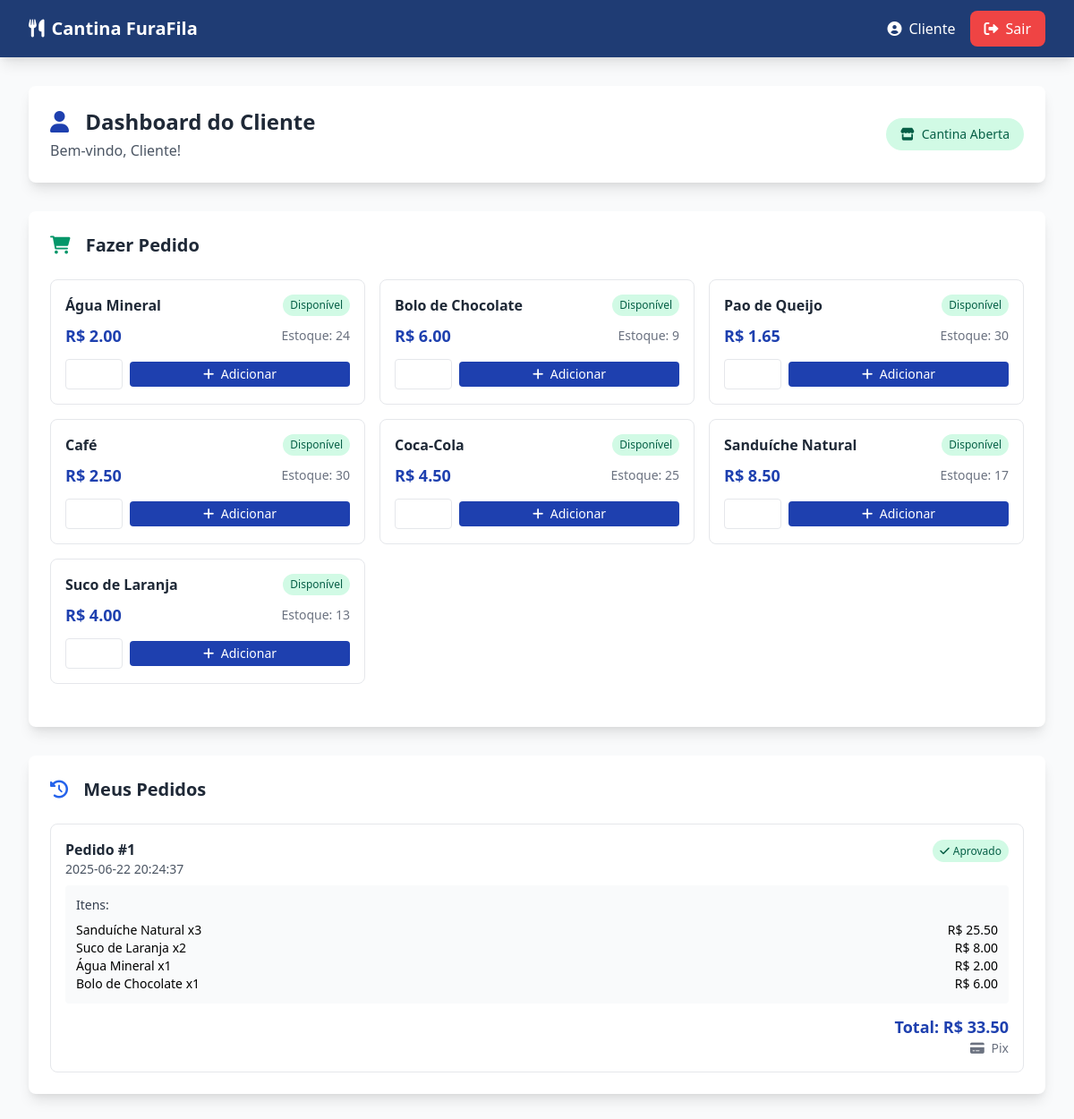
The page /dashboard/cliente (signed in) on the database its author committed.
### tables this page shows
CREATE TABLE usuarios (
                    id INTEGER PRIMARY KEY AUTOINCREMENT,
                    nome TEXT NOT NULL,
                    cpf TEXT UNIQUE NOT NULL,
                    email TEXT UNIQUE NOT NULL,
                    tipo TEXT NOT NULL,
                    senha TEXT NOT NULL,
                    matricula TEXT,
                    created_at TIMESTAMP DEFAULT CURRENT_TIMESTAMP
                );

CREATE TABLE itens (
                    id INTEGER PRIMARY KEY AUTOINCREMENT,
                    nome TEXT UNIQUE NOT NULL,
                    preco REAL NOT NULL,
                    quantidade INTEGER NOT NULL,
                    ativo BOOLEAN DEFAULT 1,
                    created_at TIMESTAMP DEFAULT CURRENT_TIMESTAMP
                );

CREATE TABLE pedidos (
                    id INTEGER PRIMARY KEY AUTOINCREMENT,
                    cliente_id INTEGER NOT NULL,
                    total REAL NOT NULL,
                    status TEXT DEFAULT 'pendente',
                    desconto_aplicado REAL DEFAULT 0,
                    metodo_pagamento TEXT NOT NULL,
                    created_at TIMESTAMP DEFAULT CURRENT_TIMESTAMP,
                    updated_at TIMESTAMP DEFAULT CURRENT_TIMESTAMP,
                    FOREIGN KEY (cliente_id) REFERENCES usuarios (id)
                );

CREATE TABLE pedido_itens (
                    id INTEGER PRIMARY KEY AUTOINCREMENT,
                    pedido_id INTEGER NOT NULL,
                    item_id INTEGER,
                    item_nome TEXT NOT NULL,
                    quantidade INTEGER NOT NULL,
                    preco_unitario REAL NOT NULL,
                    FOREIGN KEY (pedido_id) REFERENCES pedidos (id),
                    FOREIGN KEY (item_id) REFERENCES itens (id)
                );

### routes/dashboard_routes.py (the view)
        def wrapper(*args, **kwargs):
            if 'user_id' not in session:
                return redirect(url_for('auth.login'))
            if user_types and session.get('user_type') not in user_types:
                return redirect(url_for('auth.login'))
            return f(*args, **kwargs)

### database/dao/configuracao_dao.py (called while the page is built)
    def get_configuracao(self, chave):
        try:
            result = self.db_manager.execute_with_retry(
                'SELECT valor FROM configuracoes WHERE chave = ?',
                (chave,),
                fetch_one=True
            )
            return result['valor'] if result else None
        except Exception:
            return None

    def get_status_cantina(self):
        try:
            status = self.get_configuracao('cantina_status')
            return status == 'aberta'
        except Exception:
            return False

### database/dao/item_dao.py (called while the page is built)
    def listar_ativos(self):
        try:
            itens_raw = self.db_manager.execute_with_retry(
                'SELECT * FROM itens WHERE ativo = 1 ORDER BY id',
                fetch_all=True
            )
            return [dict(row) for row in itens_raw]
        except Exception:
            return []

### database/dao/pedido_dao.py (called while the page is built)
    def buscar_pedidos_cliente(self, cliente_id):
        try:
            pedidos_raw = self.db_manager.execute_with_retry('''
                SELECT p.*, u.nome as cliente_nome
                FROM pedidos p
                JOIN usuarios u ON p.cliente_id = u.id
                WHERE p.cliente_id = ?
                ORDER BY p.created_at DESC
            ''', (cliente_id,), fetch_all=True)
            pedidos = []
            for pedido_row in pedidos_raw:
                pedido = dict(pedido_row)
                itens = self.buscar_itens_pedido(pedido['id'])
                pedido['itens'] = itens
                pedidos.append(pedido)
            return pedidos
        except Exception:
            return []

    def buscar_itens_pedido(self, pedido_id):
        try:
            itens_raw = self.db_manager.execute_with_retry('''
                SELECT pi.*,
                       COALESCE(i.nome, pi.item_nome) as item_nome_atual,
                       CASE WHEN i.id IS NULL THEN 1 ELSE 0 END as item_removido
                FROM pedido_itens pi
                LEFT JOIN itens i ON pi.item_id = i.id
                WHERE pi.pedido_id = ?
            ''', (pedido_id,), fetch_all=True)
            return [dict(row) for row in itens_raw]
        except Exception:
            return []

### models/cantina.py (called while the page is built)
    def get_status(self):
        return self.config_dao.get_status_cantina()

    def get_cardapio(self):
        return self.item_dao.listar_ativos()

### templates/dashboard_cliente.html (shortened to what this page needs)
{% extends "base.html" %}
{% block content %}
<div x-data="clienteDashboard()" class="space-y-8">
    <div class="bg-white rounded-lg shadow-lg p-6">
        <div class="flex items-center justify-between">
            <div>
                <h1 class="text-2xl font-bold text-gray-800">
                    {% if user_data.tipo == 'estudante' %}
                        <i class="fas fa-graduation-cap text-blue-600 mr-3"></i>
                        Dashboard do Estudante
                    {% else %}
                        <i class="fas fa-user text-blue-800 mr-3"></i>
                        Dashboard do Cliente
                    {% endif %}
                </h1>
                <p class="text-gray-600 mt-1">Bem-vindo, {{ user_data.nome }}!</p>
            </div>
            <div>
                {% if status_cantina %}
                    <span class="inline-flex items-center px-4 py-2 rounded-full text-sm font-medium bg-green-100 text-green-800">
                        <i class="fas fa-store mr-2"></i>
                        Cantina Aberta
                    </span>
                {% else %}
                    <span class="inline-flex items-center px-4 py-2 rounded-full text-sm font-medium bg-red-100 text-red-800">
                        <i class="fas fa-store-slash mr-2"></i>
                        Cantina Fechada
                    </span>
                {% endif %}
            </div>
        </div>
    </div>
    {% if status_cantina %}
        <div class="bg-white rounded-lg shadow-lg p-6">
            <h2 class="text-xl font-bold text-gray-800 mb-6">
                <i class="fas fa-shopping-cart text-green-600 mr-3"></i>
                Fazer Pedido
            </h2>
            <div class="grid grid-cols-1 md:grid-cols-2 lg:grid-cols-3 gap-4 mb-6">
                {% for item in cardapio %}
                    <div class="border rounded-lg p-4 {% if item.quantidade == 0 %}opacity-50{% endif %}">
                        <div class="flex justify-between items-start mb-2">
                            <h3 class="font-semibold text-gray-800">{{ item.nome }}</h3>
                            {% if item.quantidade > 0 %}
                                <span class="bg-green-100 text-green-800 text-xs px-2 py-1 rounded-full">
                                    Disponível
                                </span>
                            {% else %}
                                <span class="bg-red-100 text-red-800 text-xs px-2 py-1 rounded-full">
                                    Esgotado
                                </span>
                            {% endif %}
                        </div>
                        <div class="flex justify-between items-center mb-3">
                            <span class="text-lg font-bold text-blue-800">
                                R$ {{ "%.2f"|format(item.preco) }}
                            </span>
                            <span class="text-sm text-gray-500">
                                Estoque: {{ item.quantidade }}
                            </span>
                        </div>
                        {% if item.quantidade > 0 %}
                            <div class="flex items-center space-x-2">
                                <input type="number"
                                       min="1"
                                       max="{{ item.quantidade }}"
                                       value="1"
                                       x-model="carrinho[{{ item.id }}]"
                                       class="w-16 px-2 py-1 border rounded text-center">
                                <button @click="adicionarAoCarrinho({{ item.id }}, '{{ item.nome }}', {{ item.preco }}, {{ item.quantidade }})"
                                        class="flex-1 bg-blue-800 hover:bg-blue-600 text-white px-3 py-1 rounded text-sm transition-colors">
                                    <i class="fas fa-plus mr-1"></i>
                                    Adicionar
                                </button>
                            </div>
                        {% endif %}
                    </div>
                {% endfor %}
            </div>
        </div>
    {% else %}
        <div class="bg-red-50 border border-red-200 rounded-lg p-6 text-center">
            <i class="fas fa-store-slash text-red-500 text-4xl mb-4"></i>
            <h3 class="text-lg font-semibold text-red-800 mb-2">Cantina Fechada</h3>
            <p class="text-red-600">A cantina está fechada no momento. Volte mais tarde!</p>
        </div>
    {% endif %}
    <div class="bg-white rounded-lg shadow-lg p-6">
        <h2 class="text-xl font-bold text-gray-800 mb-6">
            <i class="fas fa-history text-blue-600 mr-3"></i>
            Meus Pedidos
        </h2>
        {% if pedidos %}
            <div class="space-y-4">
                {% for pedido in pedidos %}
                    <div class="border rounded-lg p-4">
                        <div class="flex justify-between items-start mb-2">
                            <div>
                                <h3 class="font-semibold text-gray-800">
                                    Pedido #{{ pedido.id }}
                                </h3>
                                <p class="text-sm text-gray-600">
                                    {{ pedido.created_at }}
                                </p>
                            </div>
                            <div class="text-right">
                                {% if pedido.status == 'aprovado' %}
                                    <span class="bg-green-100 text-green-800 text-xs px-2 py-1 rounded-full">
                                        <i class="fas fa-check mr-1"></i>Aprovado
                                    </span>
                                {% elif pedido.status == 'negado' %}
                                    <span class="bg-red-100 text-red-800 text-xs px-2 py-1 rounded-full">
                                        <i class="fas fa-times mr-1"></i>Negado
                                    </span>
                                {% else %}
                                    <span class="bg-yellow-100 text-yellow-800 text-xs px-2 py-1 rounded-full">
                                        <i class="fas fa-clock mr-1"></i>Pendente
                                    </span>
                                {% endif %}
                            </div>
                        </div>
                        {% if pedido.itens %}
                            <div class="mb-3 p-3 bg-gray-50 rounded">
                                <h4 class="text-sm font-medium text-gray-700 mb-2">Itens:</h4>
                                {% for item in pedido.itens %}
                                    <div class="flex justify-between text-sm">
                                        <span>
                                            {{ item.item_nome_atual or item.item_nome }}
                                            x{{ item.quantidade }}
                                        </span>
                                        <span>R$ {{ "%.2f"|format(item.preco_unitario * item.quantidade) }}</span>
                                    </div>
                                {% endfor %}
                            </div>
                        {% endif %}
                        <div class="text-right">
                            <div class="text-lg font-semibold text-blue-800">
                                Total: R$ {{ "%.2f"|format(pedido.total) }}
                            </div>
                            <div class="text-sm text-gray-500">
                                <i class="fas fa-credit-card mr-1"></i>
                                {{ pedido.metodo_pagamento.replace('_', ' ').title() }}
                            </div>
                        </div>
                    </div>
                {% endfor %}
            </div>
        {% else %}
            <div class="text-center py-8">
                <i class="fas fa-receipt text-gray-400 text-4xl mb-4"></i>
                <p class="text-gray-500">Nenhum pedido realizado ainda.</p>
            </div>
        {% endif %}
    </div>
</div>
{% endblock %}

### rows shown on the page
usuarios: nome "Cliente"
itens: nome "Água Mineral", shows "Disponível", preco "2.00", quantidade "24"
itens: nome "Bolo de Chocolate", shows "Disponível", preco "6.00", quantidade "9"
itens: nome "Pao de Queijo", shows "Disponível", preco "1.65", quantidade "30"
itens: nome "Café", shows "Disponível", preco "2.50", quantidade "30"
itens: nome "Coca-Cola", shows "Disponível", preco "4.50", quantidade "25"
itens: nome "Sanduíche Natural", shows "Disponível", preco "8.50", quantidade "17"
itens: nome "Suco de Laranja", shows "Disponível", preco "4.00", quantidade "13"
pedidos: id "1", created_at "2025-06-22 20:24:37", status "aprovado" (drawn), total "33.50", metodo_pagamento.replace "Pix"
pedido_itens: item_nome "Sanduíche Natural", quantidade "3", item.preco_unitario*item.quantidade "25.50"
pedido_itens: item_nome "Suco de Laranja", quantidade "2", item.preco_unitario*item.quantidade "8.00"
pedido_itens: item_nome "Água Mineral", quantidade "1", item.preco_unitario*item.quantidade "2.00"
pedido_itens: item_nome "Bolo de Chocolate", quantidade "1", item.preco_unitario*item.quantidade "6.00"

### other values the page prints
{{ session.user_name }} "Cliente"
